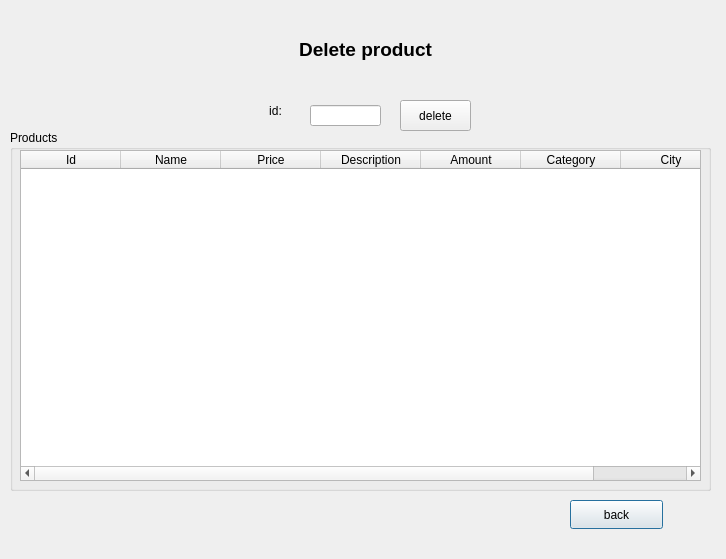
<?xml version="1.0" encoding="UTF-8"?>
<ui version="4.0">
 <class>DeleteProduct</class>
 <widget class="QDialog" name="DeleteProduct">
  <property name="geometry">
   <rect>
    <x>0</x>
    <y>0</y>
    <width>726</width>
    <height>559</height>
   </rect>
  </property>
  <property name="windowTitle">
   <string>Dialog</string>
  </property>
  <widget class="QGroupBox" name="groupBox_2">
   <property name="geometry">
    <rect>
     <x>10</x>
     <y>130</y>
     <width>701</width>
     <height>361</height>
    </rect>
   </property>
   <property name="title">
    <string>Products</string>
   </property>
   <widget class="QTableWidget" name="products_table">
    <property name="geometry">
     <rect>
      <x>10</x>
      <y>20</y>
      <width>681</width>
      <height>331</height>
     </rect>
    </property>
    <column>
     <property name="text">
      <string>Id</string>
     </property>
    </column>
    <column>
     <property name="text">
      <string>Name</string>
     </property>
    </column>
    <column>
     <property name="text">
      <string>Price</string>
     </property>
    </column>
    <column>
     <property name="text">
      <string>Description</string>
     </property>
    </column>
    <column>
     <property name="text">
      <string>Amount</string>
     </property>
    </column>
    <column>
     <property name="text">
      <string>Category</string>
     </property>
    </column>
    <column>
     <property name="text">
      <string>City</string>
     </property>
    </column>
   </widget>
  </widget>
  <widget class="QPushButton" name="back_btn">
   <property name="geometry">
    <rect>
     <x>570</x>
     <y>500</y>
     <width>93</width>
     <height>29</height>
    </rect>
   </property>
   <property name="text">
    <string>back</string>
   </property>
  </widget>
  <widget class="QPushButton" name="show_btn">
   <property name="geometry">
    <rect>
     <x>400</x>
     <y>100</y>
     <width>71</width>
     <height>31</height>
    </rect>
   </property>
   <property name="text">
    <string>delete</string>
   </property>
  </widget>
  <widget class="QLabel" name="label_2">
   <property name="geometry">
    <rect>
     <x>250</x>
     <y>101</y>
     <width>51</width>
     <height>20</height>
    </rect>
   </property>
   <property name="text">
    <string>id:</string>
   </property>
   <property name="alignment">
    <set>Qt::AlignCenter</set>
   </property>
  </widget>
  <widget class="QLineEdit" name="id_le">
   <property name="geometry">
    <rect>
     <x>310</x>
     <y>105</y>
     <width>71</width>
     <height>21</height>
    </rect>
   </property>
  </widget>
  <widget class="QLabel" name="label">
   <property name="geometry">
    <rect>
     <x>280</x>
     <y>29</y>
     <width>171</width>
     <height>41</height>
    </rect>
   </property>
   <property name="font">
    <font>
     <pointsize>14</pointsize>
     <bold>true</bold>
    </font>
   </property>
   <property name="text">
    <string>Delete product</string>
   </property>
   <property name="alignment">
    <set>Qt::AlignCenter</set>
   </property>
  </widget>
 </widget>
 <resources/>
 <connections/>
</ui>
